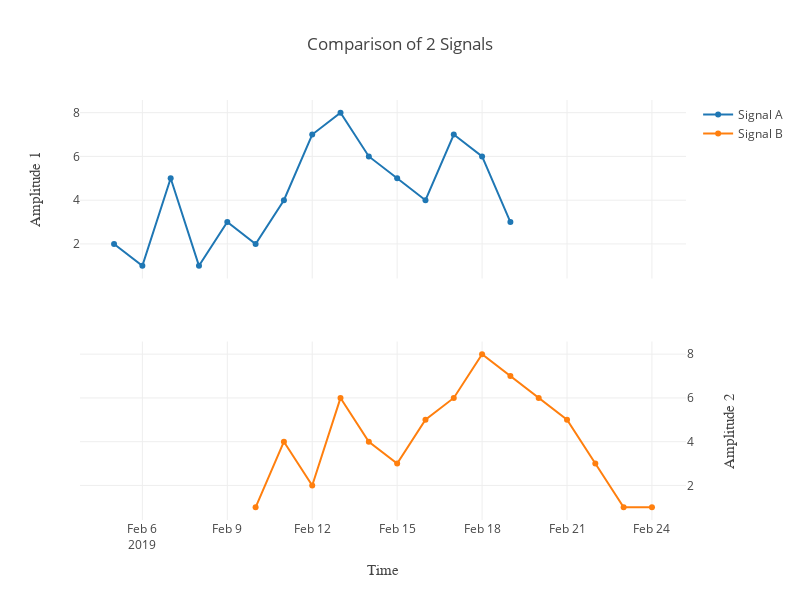

The notebook cell this image was saved under:
### Markdown cell above
为了让我们的图看上去更正规一些，我们还需要为坐标轴添加标题或者修改字体什么的，以下给出一个综合性的示例：

### Code cell
trace_1 = go.Scatter(
    x = pd.date_range('2019/02/05', periods=15),
    y = df['A'],
    name = 'Signal A') # 创建'Signal A'

trace_2 = go.Scatter(
    x = pd.date_range('2019/02/10', periods=15),
    y = df['B'],
    yaxis = 'y2', # 单独指定y轴
    name = 'Signal B') # 创建'Signal B'

fig = tools.make_subplots(rows=2, cols=1, shared_xaxes=True) # 2行1列分图，两者共享x轴
fig['layout'].update(
    xaxis = dict(
        title = 'Time', # 指定x轴的标题
        titlefont = dict(
            size = 15, # 指定x轴的字体大小
            family = 'Courier New, monospace', # 指定x轴的字体
        )
    ),
    yaxis = dict(
        title = 'Amplitude 1', # 指定y1轴的标题
        titlefont = dict(
            size = 15, # 指定y1轴的字体大小
            family = 'Courier New, monospace', # 指定y1轴的字体
        )
    ),
    yaxis2 = dict(
        title = 'Amplitude 2', # 指定y2轴的标题
        titlefont = dict(
            size = 15, # 指定y2轴的字体大小
            family = 'Courier New, monospace', # 指定y2轴的字体
        ),
        side = 'right' # y轴默认出现在左侧，此处将y2轴放到右侧
    )
)

fig.append_trace(trace_1, 1, 1) 
fig.append_trace(trace_2, 2, 1) 
fig['layout'].update(height=600, width=800, title='Comparison of 2 Signals') # 调整尺寸，为全图加上标题

plotly.offline.iplot(fig) # 绘制

### Figure 1 — Plotly figure (JSON) as saved in the notebook; plotly's stock layout.template omitted (floating-point values rounded to 4 significant figures)
{"data": [{"name": "Signal A", "type": "scatter", "uid": "8380269e-5935-11e9-a1f4-c8d3ffec4c05", "x": ["2019-02-05", "2019-02-06", "2019-02-07", "2019-02-08", "2019-02-09", "2019-02-10", "2019-02-11", "2019-02-12", "2019-02-13", "2019-02-14", "2019-02-15", "2019-02-16", "2019-02-17", "2019-02-18", "2019-02-19"], "xaxis": "x", "y": [2, 1, 5, 1, 3, 2, 4, 7, 8, 6, 5, 4, 7, 6, 3], "yaxis": "y"}, {"name": "Signal B", "type": "scatter", "uid": "8380c274-5935-11e9-a7e7-c8d3ffec4c05", "x": ["2019-02-10", "2019-02-11", "2019-02-12", "2019-02-13", "2019-02-14", "2019-02-15", "2019-02-16", "2019-02-17", "2019-02-18", "2019-02-19", "2019-02-20", "2019-02-21", "2019-02-22", "2019-02-23", "2019-02-24"], "xaxis": "x", "y": [1, 4, 2, 6, 4, 3, 5, 6, 8, 7, 6, 5, 3, 1, 1], "yaxis": "y2"}], "layout": {"height": 600, "title": "Comparison of 2 Signals", "width": 800, "xaxis": {"anchor": "y2", "domain": [0, 1], "title": "Time", "titlefont": {"family": "Courier New, monospace", "size": 15}}, "yaxis": {"anchor": "free", "domain": [0.575, 1], "position": 0, "title": "Amplitude 1", "titlefont": {"family": "Courier New, monospace", "size": 15}}, "yaxis2": {"anchor": "x", "domain": [0, 0.425], "side": "right", "title": "Amplitude 2", "titlefont": {"family": "Courier New, monospace", "size": 15}}}}
